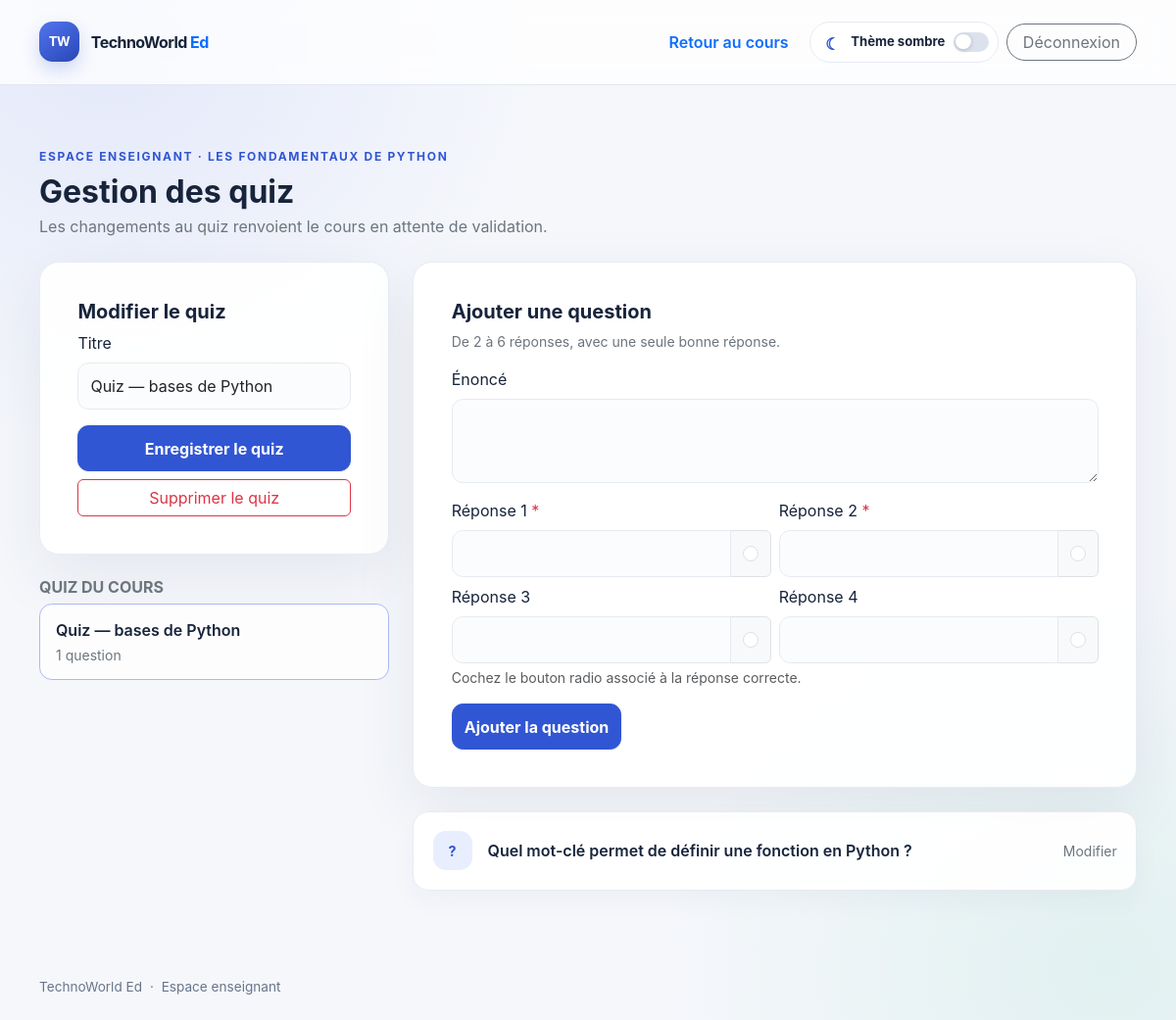
/pages/enseignant/quiz.php?cours=1&quiz=1 (signed in), run on the app's committed database.
### tables this page shows
CREATE TABLE IF NOT EXISTS cours (
    id INT UNSIGNED NOT NULL AUTO_INCREMENT,
    titre VARCHAR(200) NOT NULL,
    description TEXT NOT NULL,
    statut ENUM('brouillon', 'en_attente', 'publie', 'refuse')
        NOT NULL DEFAULT 'en_attente',
    prix DECIMAL(10,2) UNSIGNED NOT NULL DEFAULT 0.00,
    acces ENUM('gratuit', 'premium') NOT NULL DEFAULT 'gratuit',
    auteur_id INT UNSIGNED NOT NULL,
    categorie_id INT UNSIGNED NOT NULL,
    created_at TIMESTAMP NOT NULL DEFAULT CURRENT_TIMESTAMP,
    updated_at TIMESTAMP NOT NULL DEFAULT CURRENT_TIMESTAMP ON UPDATE CURRENT_TIMESTAMP,
    PRIMARY KEY (id),
    KEY idx_cours_statut_categorie (statut, categorie_id),
    KEY idx_cours_auteur (auteur_id),
    CONSTRAINT fk_cours_auteur
        FOREIGN KEY (auteur_id) REFERENCES utilisateur (id)
        ON UPDATE CASCADE ON DELETE CASCADE,
    CONSTRAINT fk_cours_categorie
        FOREIGN KEY (categorie_id) REFERENCES categorie (id)
        ON UPDATE CASCADE ON DELETE RESTRICT,
    CONSTRAINT chk_cours_prix_non_negatif CHECK (prix >= 0)
);

CREATE TABLE IF NOT EXISTS quiz (
    id INT UNSIGNED NOT NULL AUTO_INCREMENT,
    titre VARCHAR(200) NOT NULL,
    cours_id INT UNSIGNED NOT NULL,
    created_at TIMESTAMP NOT NULL DEFAULT CURRENT_TIMESTAMP,
    updated_at TIMESTAMP NOT NULL DEFAULT CURRENT_TIMESTAMP ON UPDATE CURRENT_TIMESTAMP,
    PRIMARY KEY (id),
    KEY idx_quiz_cours (cours_id),
    CONSTRAINT fk_quiz_cours
        FOREIGN KEY (cours_id) REFERENCES cours (id)
        ON UPDATE CASCADE ON DELETE CASCADE
);

CREATE TABLE IF NOT EXISTS question (
    id INT UNSIGNED NOT NULL AUTO_INCREMENT,
    enonce TEXT NOT NULL,
    quiz_id INT UNSIGNED NOT NULL,
    created_at TIMESTAMP NOT NULL DEFAULT CURRENT_TIMESTAMP,
    updated_at TIMESTAMP NOT NULL DEFAULT CURRENT_TIMESTAMP ON UPDATE CURRENT_TIMESTAMP,
    PRIMARY KEY (id),
    KEY idx_question_quiz (quiz_id),
    CONSTRAINT fk_question_quiz
        FOREIGN KEY (quiz_id) REFERENCES quiz (id)
        ON UPDATE CASCADE ON DELETE CASCADE
);

### includes/bootstrap.php (called while the page is built, shortened)
<?php
function h(string $value): string
{
    return htmlspecialchars($value, ENT_QUOTES | ENT_SUBSTITUTE, 'UTF-8');
}
function app_url(string $path): string
{
    $scriptDirectory = str_replace('\\', '/', dirname($_SERVER['SCRIPT_NAME'] ?? '/'));
    $pagesPosition = strpos($scriptDirectory, '/pages/');
    if ($pagesPosition !== false) {
        $scriptDirectory = substr($scriptDirectory, 0, $pagesPosition);
    } elseif (substr($scriptDirectory, -6) === '/pages') {
        $scriptDirectory = substr($scriptDirectory, 0, -6);
    }
    $basePath = rtrim($scriptDirectory, '/');
    return $basePath . '/' . ltrim($path, '/');
}

### pages/enseignant/quiz.php (the view, shortened to what this page needs)
<?php
require __DIR__ . '/../../includes/bootstrap.php';
$teacher = require_role('enseignant');
function quiz_page_id(mixed $value): int|false
{
    return filter_var($value, FILTER_VALIDATE_INT, ['options' => ['min_range' => 1]]);
}
$courseId = quiz_page_id($_GET['cours'] ?? null);
$courseStatement = $pdo->prepare(
    'SELECT id, titre, statut FROM cours
     WHERE id = :id AND auteur_id = :auteur_id'
);
$courseStatement->execute(['id' => $courseId, 'auteur_id' => $teacher['id']]);
$course = $courseStatement->fetch();
$quizListStatement = $pdo->prepare(
    'SELECT q.id, q.titre, COUNT(DISTINCT question.id) AS nombre_questions
     FROM quiz AS q
     LEFT JOIN question ON question.quiz_id = q.id
     WHERE q.cours_id = :cours_id
     GROUP BY q.id, q.titre
     ORDER BY q.id'
);
$quizListStatement->execute(['cours_id' => $courseId]);
$quizzes = $quizListStatement->fetchAll();
$selectedQuizId = quiz_page_id($_GET['quiz'] ?? null);
$selectedQuiz = null;
$questions = [];
if ($selectedQuizId !== false && $selectedQuizId !== null) {
    $selectedQuizStatement = $pdo->prepare(
        'SELECT id, titre FROM quiz WHERE id = :id AND cours_id = :cours_id'
    );
    $selectedQuizStatement->execute(['id' => $selectedQuizId, 'cours_id' => $courseId]);
    $selectedQuiz = $selectedQuizStatement->fetch();
    $questionStatement = $pdo->prepare(
        'SELECT id, enonce FROM question WHERE quiz_id = :quiz_id ORDER BY id'
    );
    $questionStatement->execute(['quiz_id' => $selectedQuizId]);
    $questions = $questionStatement->fetchAll();
}
?>
<!doctype html>
<html lang="fr">
<head>
    <link href="https://cdn.jsdelivr.net/npm/bootstrap@5.3.3/dist/css/bootstrap.min.css" rel="stylesheet">
    <link href="<?= h(app_url('assets/css/app.css')) ?>" rel="stylesheet">
</head>
<body>
<header class="tw-topbar">
    <div class="tw-shell d-flex align-items-center justify-content-between gap-3">
        <a class="tw-brand" href="<?= h(app_url('index.php')) ?>">
            <span class="tw-brand-mark" aria-hidden="true">TW</span>
            <span>TechnoWorld <span class="text-primary">Ed</span></span>
        </a>
        <div class="d-flex align-items-center gap-2">
            <a class="btn btn-link text-decoration-none fw-semibold d-none d-sm-inline"
               href="<?= h(app_url('pages/enseignant/cours.php?cours=' . $courseId)) ?>">Retour au cours</a>
            <button class="tw-theme-toggle" type="button" data-theme-toggle
                    data-state="light" aria-pressed="false">
                <span class="tw-toggle-icon" aria-hidden="true">☾</span>
                <span class="tw-toggle-label">Thème sombre</span>
                <span class="tw-toggle-track" aria-hidden="true"><span class="tw-toggle-thumb"></span></span>
            </button>
            <form method="post" action="<?= h(app_url('pages/logout.php')) ?>">
                <button class="btn btn-outline-secondary rounded-pill px-3" type="submit">Déconnexion</button>
            </form>
        </div>
    </div>
</header>
<main class="tw-shell tw-main">
    <p class="tw-kicker mb-2">Espace enseignant · <?= h($course['titre']) ?></p>
    <h1 class="h2 fw-bold mb-1">Gestion des quiz</h1>
    <p class="text-secondary mb-4">Les changements au quiz renvoient le cours en attente de validation.</p>
    <div class="row g-4 align-items-start">
        <section class="col-lg-4">
            <div class="tw-panel">
                <div class="tw-panel-body">
                    <h2 class="h5 fw-bold"><?= $selectedQuiz ? 'Modifier le quiz' : 'Créer un quiz' ?></h2>
                    <form method="post" action="<?= h(app_url('pages/enseignant/quiz.php?cours=' . $courseId . ($selectedQuiz ? '&quiz=' . (int) $selectedQuiz['id'] : ''))) ?>">
                        <label class="form-label" for="quiz-title">Titre</label>
                        <input class="form-control tw-form-control mb-3" id="quiz-title" name="titre"
                               maxlength="200" minlength="3" required value="<?= h($selectedQuiz['titre'] ?? '') ?>">
                        <button class="btn btn-tw-primary w-100" type="submit">
                            <?= $selectedQuiz ? 'Enregistrer le quiz' : 'Créer le quiz' ?>
                        </button>
                    </form>
                    <?php if ($selectedQuiz): ?>
                        <form class="mt-2" method="post" action="<?= h(app_url('pages/enseignant/quiz.php?cours=' . $courseId)) ?>"
                              onsubmit="return confirm('Supprimer ce quiz, ses questions et ses résultats ?');">
                            <button class="btn btn-outline-danger w-100" type="submit">Supprimer le quiz</button>
                        </form>
                    <?php endif; ?>
                </div>
            </div>
            <?php if ($quizzes !== []): ?>
                <div class="mt-4">
                    <h2 class="h6 text-secondary text-uppercase fw-bold mb-2">Quiz du cours</h2>
                    <div class="d-grid gap-2">
                        <?php foreach ($quizzes as $quiz): ?>
                            <a class="tw-quiz-link <?= (int) ($selectedQuiz['id'] ?? 0) === (int) $quiz['id'] ? 'is-selected' : '' ?>"
                               href="<?= h(app_url('pages/enseignant/quiz.php?cours=' . $courseId . '&quiz=' . (int) $quiz['id'])) ?>">
                                <span class="fw-semibold"><?= h($quiz['titre']) ?></span>
                                <span class="small text-secondary"><?= (int) $quiz['nombre_questions'] ?> question<?= (int) $quiz['nombre_questions'] === 1 ? '' : 's' ?></span>
                            </a>
                        <?php endforeach; ?>
                    </div>
                </div>
            <?php endif; ?>
        </section>
        <section class="col-lg-8">
            <?php if (!$selectedQuiz): ?>
                <div class="tw-empty-state">
                    <h2 class="h5 fw-bold">Créez un quiz pour ce cours</h2>
                    <p class="text-secondary mb-0">Vous pourrez ensuite y ajouter des questions à choix unique.</p>
                </div>
            <?php else: ?>
                <div class="tw-panel mb-4">
                    <div class="tw-panel-body">
                        <h2 class="h5 fw-bold">Ajouter une question</h2>
                        <p class="small text-secondary">De 2 à 6 réponses, avec une seule bonne réponse.</p>
                        <form method="post" action="<?= h(app_url('pages/enseignant/quiz.php?cours=' . $courseId . '&quiz=' . (int) $selectedQuiz['id'])) ?>">
                            <label class="form-label" for="new-question">Énoncé</label>
                            <textarea class="form-control tw-form-control mb-3" id="new-question" name="enonce"
                                      rows="3" minlength="5" maxlength="2000" required></textarea>
                            <div class="row g-2">
                                <?php for ($index = 0; $index < 4; $index++): ?>
                                    <div class="col-md-6">
                                        <label class="form-label" for="new-answer-<?= $index ?>">
                                            Réponse <?= $index + 1 ?>
                                            <?php if ($index < 2): ?><span class="text-danger">*</span><?php endif; ?>
                                        </label>
                                        <div class="input-group">
                                            <input class="form-control tw-form-control" id="new-answer-<?= $index ?>"
                                                   name="reponses[]" maxlength="500" <?= $index < 2 ? 'required' : '' ?>>
                                            <span class="input-group-text">
                                                <input class="form-check-input mt-0" type="radio" name="correcte"
                                                       value="<?= $index ?>" aria-label="Réponse correcte <?= $index + 1 ?>" required>
                                            </span>
                                        </div>
                                    </div>
                                <?php endfor; ?>
                            </div>
                            <p class="form-text">Cochez le bouton radio associé à la réponse correcte.</p>
                            <button class="btn btn-tw-primary" type="submit">Ajouter la question</button>
                        </form>
                    </div>
                </div>
                <div class="d-grid gap-3">
                    <?php foreach ($questions as $question): ?>
                        <details class="tw-editor-card">
                            <summary class="d-flex align-items-center gap-3">
                                <span class="tw-lesson-number">?</span>
                                <span class="fw-semibold flex-grow-1"><?= h($question['enonce']) ?></span>
                                <span class="small text-secondary">Modifier</span>
                            </summary>
                        </details>
                    <?php endforeach; ?>
                </div>
            <?php endif; ?>
        </section>
    </div>
</main>
<footer class="tw-shell tw-footer py-4">TechnoWorld Ed <span class="mx-1">·</span> Espace enseignant</footer>
</body>
</html>

### assets/css/app.css (style rules this page uses)
:root { --tw-ink: #17243b; --tw-muted: #68758a; --tw-blue: #3156d3; --tw-blue-dark: #233fa4; --tw-mint: #dff5ee; --tw-paper: #f5f7fb; --tw-border: #e6eaf1; --tw-panel-bg: rgba(255, 255, 255, .92); --tw-panel-soft: rgba(255, 255, 255, .76); --tw-line: rgba(220, 226, 237, .8); }
body { min-height: 100vh; color: var(--tw-ink); transition: color .32s ease, background-color .32s ease, background-image .32s ease; background: radial-gradient(ellipse at 9% 4%, rgba(76, 110, 245, .10), transparent 28rem), radial-gradient(ellipse at 94% 95%, rgba(48, 180, 143, .10), transparent 28rem), var(--tw-paper); font-family: Inter, ui-sans-serif, system-ui, -apple-system, "Segoe UI", sans-serif; }
.tw-shell { width: min(1120px, calc(100% - 2.5rem)); margin-inline: auto; }
.tw-brand { display: inline-flex; align-items: center; gap: .75rem; color: var(--tw-ink); font-weight: 750; letter-spacing: -.035em; text-decoration: none; }
.tw-brand-mark { display: grid; width: 2.55rem; height: 2.55rem; place-items: center; border-radius: .85rem; color: #fff; background: linear-gradient(145deg, #5375ed, #2847b7); box-shadow: 0 8px 18px rgba(49, 86, 211, .22); font-size: .82rem; letter-spacing: -.04em; }
.tw-topbar { padding-block: 1.35rem; border-bottom: 1px solid var(--tw-line); background: var(--tw-panel-soft); backdrop-filter: blur(14px); }
.tw-main { padding-block: clamp(2.5rem, 8vh, 5rem); }
.tw-main > * { animation: tw-enter .5s both; }
.tw-main > *:nth-child(2) { animation-delay: .06s; }
.tw-main > *:nth-child(3) { animation-delay: .12s; }
.tw-kicker { color: var(--tw-blue); font-size: .75rem; font-weight: 750; letter-spacing: .14em; text-transform: uppercase; }
.tw-panel { overflow: hidden; border: 1px solid rgba(230, 234, 241, .9); border-radius: 1.25rem; background: var(--tw-panel-bg); box-shadow: 0 22px 65px rgba(35, 54, 91, .08); }
.tw-panel-body { padding: clamp(1.5rem, 4vw, 2.4rem); }
.tw-form-control { min-height: 3rem; border-color: var(--tw-border); border-radius: .7rem; background-color: #fbfcfe; }
.btn-tw-primary { min-height: 2.9rem; border-color: var(--tw-blue); border-radius: .7rem; color: #fff; background: var(--tw-blue); font-weight: 650; }
.tw-footer { color: var(--tw-muted); font-size: .85rem; }
.tw-theme-toggle { display: inline-flex; min-height: 2.65rem; align-items: center; gap: .55rem; padding: .35rem .55rem .35rem .8rem; border: 1px solid var(--tw-border); border-radius: 999px; color: var(--tw-ink); background: var(--tw-panel-bg); font: inherit; font-size: .82rem; font-weight: 650; white-space: nowrap; cursor: pointer; transition: color .25s ease, background-color .25s ease, border-color .25s ease, box-shadow .25s ease, transform .2s ease; }
.tw-toggle-icon { display: inline-grid; width: 1.25rem; height: 1.25rem; place-items: center; color: var(--tw-blue); font-size: 1.05rem; transition: transform .42s cubic-bezier(.2, .8, .2, 1); }
.tw-toggle-track { position: relative; display: inline-flex; width: 2.25rem; height: 1.25rem; align-items: center; padding: .15rem; border-radius: 999px; background: #dce2ed; transition: background-color .3s ease; }
.tw-toggle-thumb { display: block; width: .95rem; height: .95rem; border-radius: 50%; background: #fff; box-shadow: 0 1px 4px rgba(24, 36, 60, .24); transition: transform .35s cubic-bezier(.2, .8, .2, 1), background-color .3s ease; }
.tw-quiz-link { display: flex; flex-direction: column; gap: .2rem; padding: .85rem 1rem; border: 1px solid var(--tw-border); border-radius: .8rem; color: var(--tw-ink); background: var(--tw-panel-soft); text-decoration: none; transition: border-color .18s ease, transform .18s ease; }
.tw-quiz-link:hover, .tw-quiz-link.is-selected { transform: translateY(-1px); border-color: #aab9f3; color: var(--tw-ink); }
.tw-course-row, .tw-editor-card { padding: 1.2rem; border: 1px solid var(--tw-border); border-radius: 1rem; background: var(--tw-panel-bg); box-shadow: 0 10px 28px rgba(35, 54, 91, .04); transition: border-color .18s ease, transform .18s ease; }
.tw-editor-card summary { cursor: pointer; list-style: none; }
.tw-lesson-number { display: grid; flex: 0 0 2.5rem; width: 2.5rem; height: 2.5rem; place-items: center; border-radius: .8rem; color: var(--tw-blue); background: #e9eeff; font-size: .9rem; font-weight: 750; }
a { color: var(--tw-blue); }

### data on the page
cours: titre "LES FONDAMENTAUX DE PYTHON"
quiz: titre "Quiz — bases de Python", nombre_questions "1"
question: enonce "Quel mot-clé permet de définir une fonction en Python ?"
